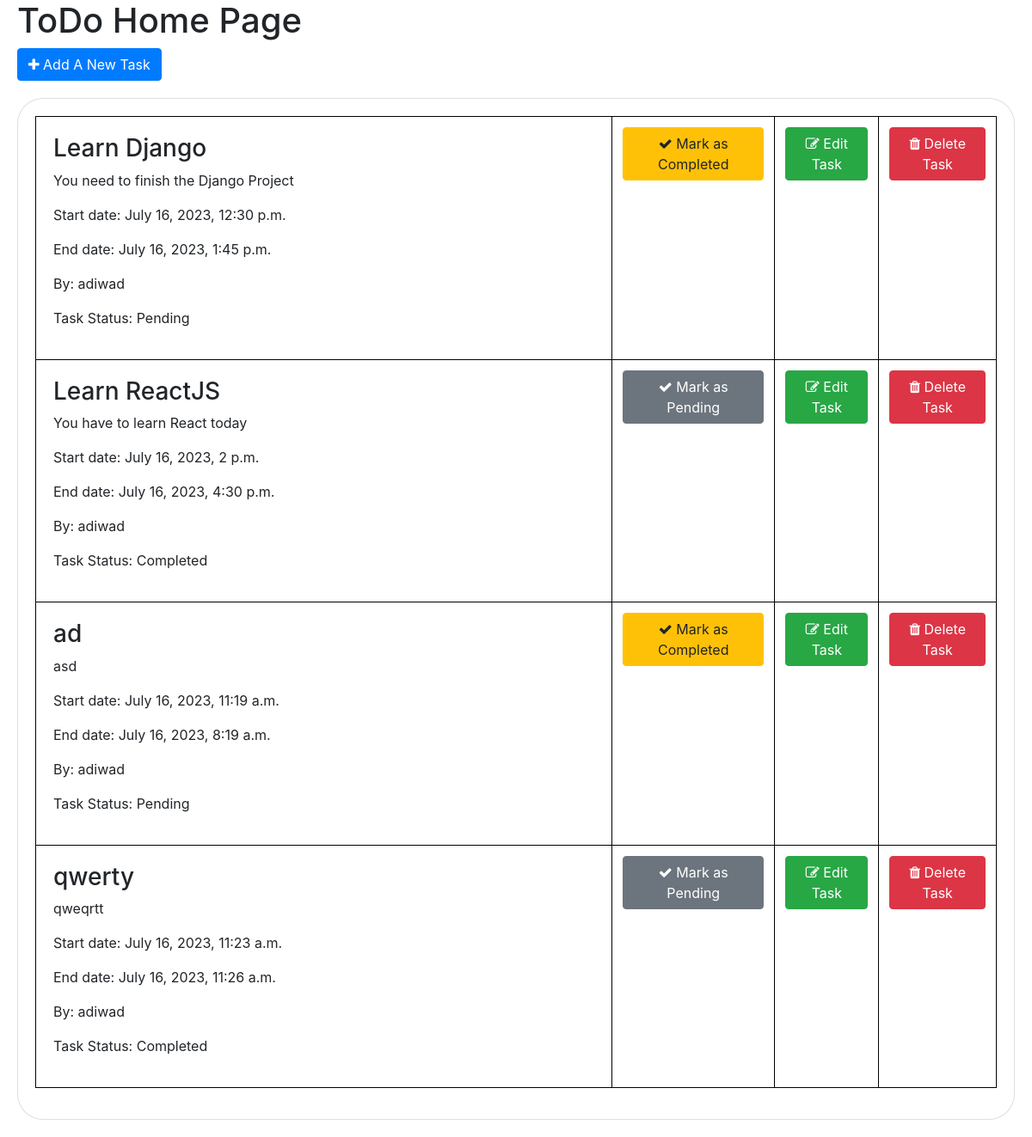
Before: /home/ with the older database file.
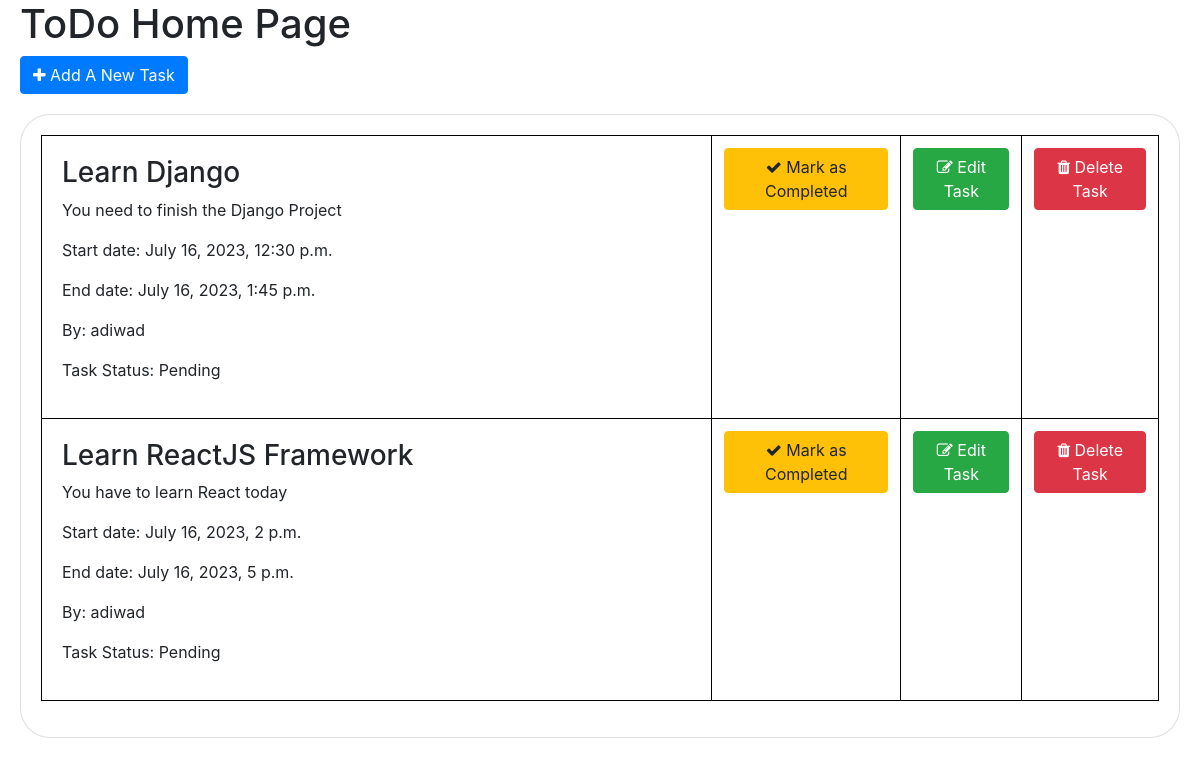
After: the same page with the newer database file.
### todo/models.py (models this page shows, shortened)
class Task(models.Model):
    title = models.CharField(max_length=200)
    description = models.TextField()
    start_date = models.DateTimeField()
    end_date = models.DateTimeField()
    user = models.ForeignKey(settings.AUTH_USER_MODEL, on_delete=models.CASCADE)
    is_completed = models.BooleanField(default=False)

### todo/views.py (the view)
# urls.py: path('home/', home, name="home"),
def home(request):
    data =  Task.objects.all()
    context = {"my_data": data}
    return render(request, template_name="todo/home.html", context=context)

### todo/templates/todo/home.html (shortened to what this page needs)
<!DOCTYPE html>
<html lang="en">
<head>
    <link rel="stylesheet" href="https://cdnjs.cloudflare.com/ajax/libs/font-awesome/4.7.0/css/font-awesome.min.css">
    {% load bootstrap4 %}
    {% bootstrap_css %}
</head>
<body>
    <h1 style="margin-left: 20px;">ToDo Home Page</h1>
    <button class="btn btn-primary" onclick="window.location.href='/create_task'" style="margin-left: 20px;"> <i class="fa fa-plus"></i> Add A New Task </button>
    <div class="card" style="border-style: groove; border-radius: 30px; padding: 20px; margin: 20px;">
        <table class="table">
            {% for i in my_data %}
            <tr style="margin: auto;">
                    <td style="width:60%; border:1px solid black; border-radius: 30px; padding: 20px;">
                        <h3>{{i.title}}</h3>
                        <p>{{i.description}}</p>
                        <p>Start date: {{i.start_date}}</p>
                        <p>End date: {{i.end_date}}</p>
                        <p>By: {{i.user}}</p>
                        <p>Task Status:
                            {% if i.is_completed %}
                                Completed
                            {% else %}
                                Pending
                            {% endif %}
                        </p>
                    </td>
                    <td style="border:1px solid black; text-align: center;">
                        {% if i.is_completed %}
                            <button onclick="window.location.href='/complete_task/{{i.id}}'" class="btn btn-secondary"> <i class="fa fa-check"></i>
                                Mark as Pending
                            </button>
                        {% else %}
                            <button onclick="window.location.href='/complete_task/{{i.id}}'" class="btn btn-warning"> <i class="fa fa-check"></i>
                                Mark as Completed
                            </button>
                        {% endif %}
                    </td>
                    <td style="border:1px solid black; text-align: center;">
                        <button onclick="window.location.href='/edit_task/{{i.id}}'" class="btn btn-success"> <i class="fa fa-edit"></i> Edit Task</button>
                    </td>
                    <td style="border:1px solid black; text-align: center;">
                        <button onclick="window.location.href='/delete_task/{{i.id}}'
                        alert('Task Was Successfully Deleted')" class="btn btn-danger"> <i class="fa fa-trash"></i> Delete Task</button>
                </tr>
            {% endfor %}
        </table>
    </div>
</body>
</html>

Changed rows visible on the page:
removed Task: title "ad", description "asd", start_date "July 16, 2023, 11:19 a.m.", end_date "July 16, 2023, 8:19 a.m.", user "adiwad", is_completed "Pending"
removed Task: title "qwerty", description "qweqrtt", start_date "July 16, 2023, 11:23 a.m.", end_date "July 16, 2023, 11:26 a.m.", user "adiwad", is_completed "Completed"
changed Task "You have to learn React today": title "Learn ReactJS" → "Learn ReactJS Framework"; end_date "July 16, 2023, 4:30 p.m." → "July 16, 2023, 5 p.m."; is_completed "Completed Mark as Pending" → "Pending Mark as Completed"
